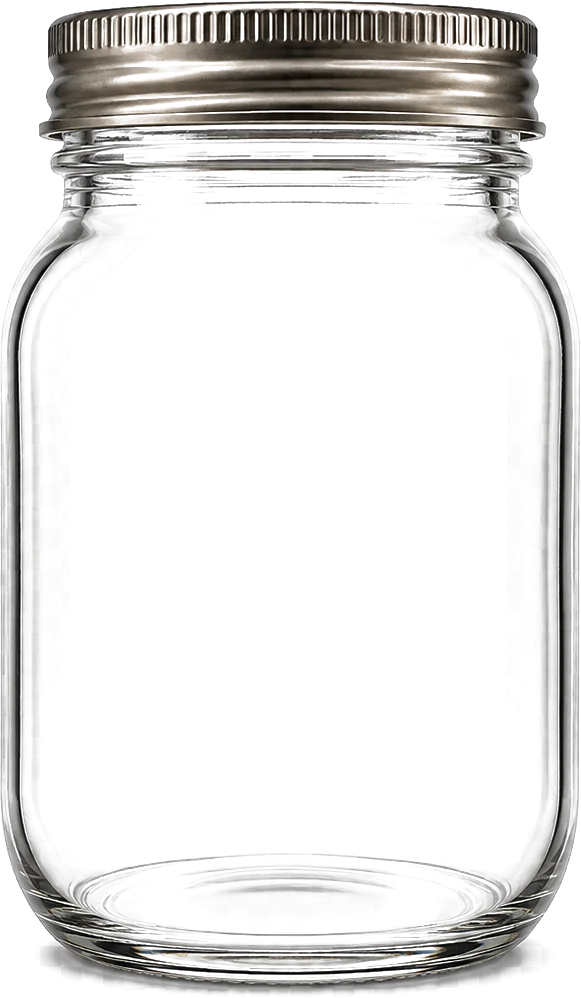
#> input picture assets/rewards/bugjar.webp, 581 x 998 px
$ python gen-image-fallbacks.py
#> lines starting #> are read from the running program, lines starting #| are printed output that depends on the picture
#!/usr/bin/env python3
"""
gen-image-fallbacks.py — generate non-WebP twins for every image in /assets.

WHY: WebP needs Safari 14 / iOS 14. The wall iPad runs an older iOS, where every
.webp silently fails to decode — no sky art, no quest backdrop, no jar. Shipping
a fallback alongside each .webp fixes that without giving up WebP on modern
browsers (SkyManager tries .webp first and only falls back on error).

Picks the format per image:
  - has real transparency -> .png  (JPEG has no alpha; a jar overlay would
                                    otherwise render as an opaque box)
  - fully opaque          -> .jpg  (far smaller than PNG for illustrated art)

Idempotent: skips a twin that is already newer than its source.
Run after adding new art:  python scripts/gen-image-fallbacks.py
"""

import sys
from pathlib import Path

try:
    from PIL import Image
except ImportError:
    sys.exit("Pillow required:  python -m pip install Pillow")

ASSETS = Path(__file__).resolve().parent.parent / "assets"
JPEG_QUALITY = 88


def has_alpha(img):
    """True only if the image actually uses transparency, not merely has a channel."""
    if img.mode in ("RGBA", "LA") or (img.mode == "P" and "transparency" in img.info):
        alpha = img.convert("RGBA").getchannel("A")
        return alpha.getextrema()[0] < 255
    return False


def main():
    sources = sorted(ASSETS.rglob("*.webp"))
    if not sources:
        sys.exit(f"no .webp found under {ASSETS}")

    made = skipped = 0
    for src in sources:
        with Image.open(src) as img:
#> img is the input picture: PIL image 581x998 RGBA; mean R, G, B, A 206.8, 205.8, 204.4, 59.5
            img.load()
            transparent = has_alpha(img)
#> in has_alpha, `alpha = img.convert("RGBA").getchannel("A")`:
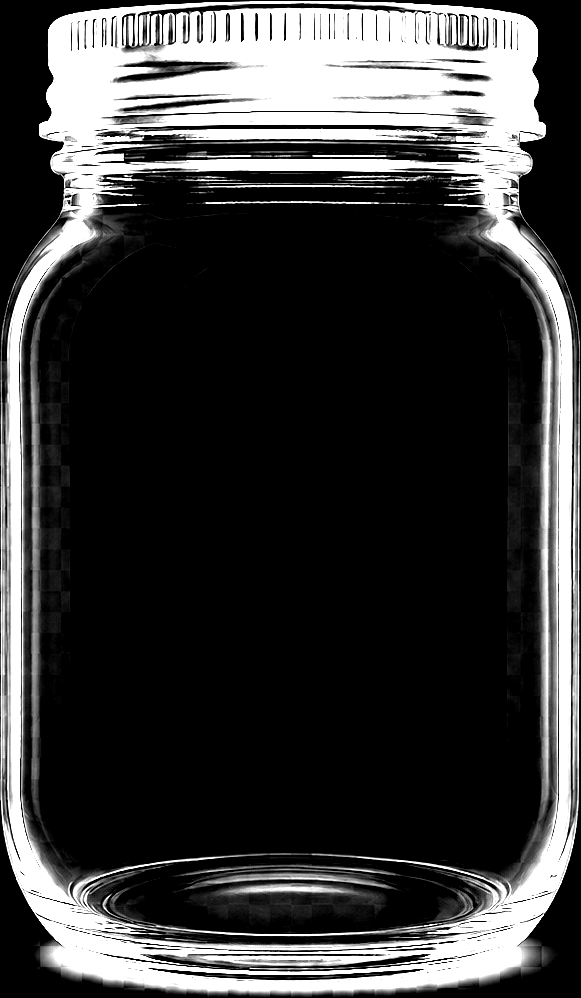
#> alpha: PIL image 581x998 L; min 0, max 255, mean 59.5
#> transparent = True
            out = src.with_suffix(".png" if transparent else ".jpg")

            if out.exists() and out.stat().st_mtime >= src.stat().st_mtime:
                skipped += 1
                continue

            if transparent:
                img.convert("RGBA").save(out, "PNG", optimize=True)
            else:
                img.convert("RGB").save(out, "JPEG", quality=JPEG_QUALITY,
                                        optimize=True, progressive=True)

        made += 1
        rel = out.relative_to(ASSETS.parent)
        print(f"  {rel}  ({'alpha->PNG' if transparent else 'opaque->JPEG'}, "
              f"{src.stat().st_size // 1024}K -> {out.stat().st_size // 1024}K)")
#|   assets/rewards/bugjar.png  (alpha->PNG, 99K -> 409K)

    print(f"\n{made} generated, {skipped} already current")


if __name__ == "__main__":
    main()
